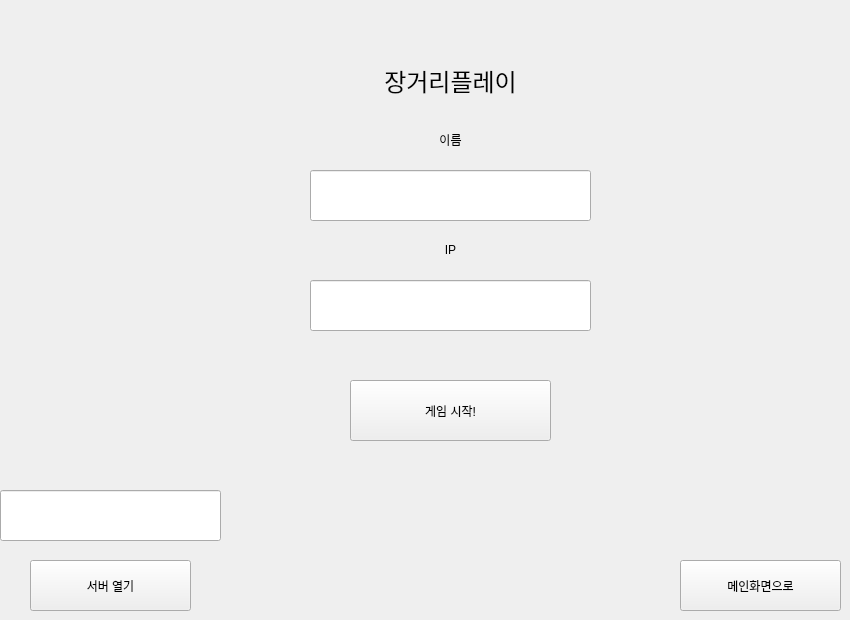
    <widget class="QWidget" name="GameIP">
     <widget class="QPushButton" name="GoTitle_3">
      <property name="geometry">
       <rect>
        <x>680</x>
        <y>560</y>
        <width>161</width>
        <height>51</height>
       </rect>
      </property>
      <property name="text">
       <string>메인화면으로</string>
      </property>
     </widget>
     <widget class="QLabel" name="IpTitle">
      <property name="geometry">
       <rect>
        <x>345</x>
        <y>50</y>
        <width>211</width>
        <height>61</height>
       </rect>
      </property>
      <property name="text">
       <string>&lt;html&gt;&lt;head/&gt;&lt;body&gt;&lt;p align=&quot;center&quot;&gt;&lt;span style=&quot; font-size:18pt;&quot;&gt;장거리플레이&lt;/span&gt;&lt;/p&gt;&lt;/body&gt;&lt;/html&gt;</string>
      </property>
     </widget>
     <widget class="QPushButton" name="GameStart_5">
      <property name="geometry">
       <rect>
        <x>350</x>
        <y>380</y>
        <width>201</width>
        <height>61</height>
       </rect>
      </property>
      <property name="text">
       <string>게임 시작!</string>
      </property>
     </widget>
     <widget class="QLineEdit" name="IpPlayer">
      <property name="geometry">
       <rect>
        <x>310</x>
        <y>170</y>
        <width>281</width>
        <height>51</height>
       </rect>
      </property>
     </widget>
     <widget class="QLabel" name="name">
      <property name="geometry">
       <rect>
        <x>410</x>
        <y>130</y>
        <width>81</width>
        <height>21</height>
       </rect>
      </property>
      <property name="text">
       <string>&lt;html&gt;&lt;head/&gt;&lt;body&gt;&lt;p align=&quot;center&quot;&gt;이름&lt;/p&gt;&lt;/body&gt;&lt;/html&gt;</string>
      </property>
     </widget>
     <widget class="QLabel" name="ip">
      <property name="geometry">
       <rect>
        <x>410</x>
        <y>240</y>
        <width>81</width>
        <height>21</height>
       </rect>
      </property>
      <property name="text">
       <string>&lt;html&gt;&lt;head/&gt;&lt;body&gt;&lt;p align=&quot;center&quot;&gt;IP&lt;/p&gt;&lt;/body&gt;&lt;/html&gt;</string>
      </property>
     </widget>
     <widget class="QLineEdit" name="IpAddress">
      <property name="geometry">
       <rect>
        <x>310</x>
        <y>280</y>
        <width>281</width>
        <height>51</height>
       </rect>
      </property>
     </widget>
     <widget class="QPushButton" name="OpenSever">
      <property name="geometry">
       <rect>
        <x>30</x>
        <y>560</y>
        <width>161</width>
        <height>51</height>
       </rect>
      </property>
      <property name="text">
       <string>서버 열기</string>
      </property>
     </widget>
     <widget class="QLineEdit" name="MyIpAddress">
      <property name="geometry">
       <rect>
        <x>0</x>
        <y>490</y>
        <width>221</width>
        <height>51</height>
       </rect>
      </property>
     </widget>
    </widget>
